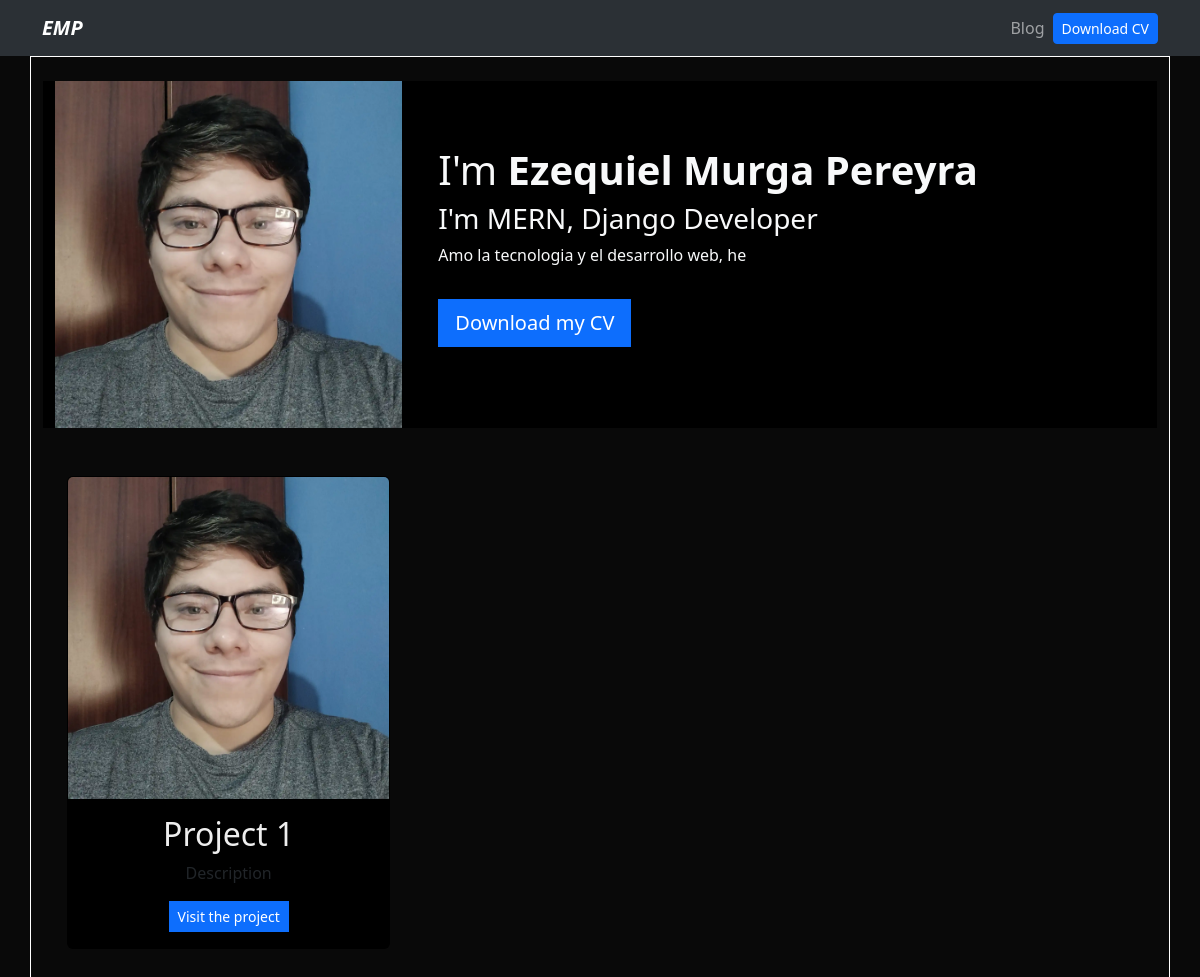
The page / on the database its author committed.
### portfolio/models.py (models this page shows)
class Project(models.Model):
    title = CharField(max_length=100)
    description = CharField(max_length=250)
    image = ImageField(upload_to='portfolio/images/')
    url = URLField(blank=True)

### portfolio/views.py (the view)
# urls.py: 2. Add a URL to urlpatterns:  path('', views.home, name='home')
def home(request):
    projects = Project.objects.all()
    return render(request, 'home.html', {"projects": projects})

### portfolio/templates/home.html
{% extends 'layout.html' %}
{% block content %}
{% load static %}
<header class="row bg-black">
    <div class="col-md-4">
        <img src="{% static 'portfolio/mini-foto-pro.webp'%}" style="aspect-ratio: 1568 × 1568; width: 100%; height: auto;">
    </div>
    <div class="col-md-8 my-auto p-4" >
        <h1>I'm <strong>Ezequiel Murga Pereyra</strong></h1>
        <h3>I'm MERN, Django Developer</h3>
        <p>Amo la tecnologia y el desarrollo web, he </p>
        <a class="btn btn-primary btn-lg rounded-0 my-3" href="{% static 'portfolio/cv.pdf' %}" target="_blank">Download my CV</a>
    </div>
</header>
<div class="row my-4 text-center ">
    {% for project in projects %}
    <div class='col-md-4 p-4'>
        <div class="card bg-black card-project">
            <img src="{{project.image.url}}" alt="{{project.title}}" class="card-img-top">
            <div class="card-body">
                <h2 class="card-title">{{project.title}}</h2>
                <p>{{project.description}}</p>
                {% if project.url %}
                <a href="{{project.url}}" class="btn btn-primary rounded-0 btn-sm" target="_blank" rel="noreferrer">Visit the project</a>
                {% endif %}
            </div>
        </div>
    </div>
    {% endfor %}
</div>
{% endblock %}

### portfolio/static/main.css (style rules this page uses)
body { background-color: #090909; }
.bg-black { background: #000; }
.card-title { color: #eee }
div.container.p-4 img { max-width: 450px; max-height: 450px; }

### rows shown on the page
Project: image (picture), title "Project 1", description "Description"
